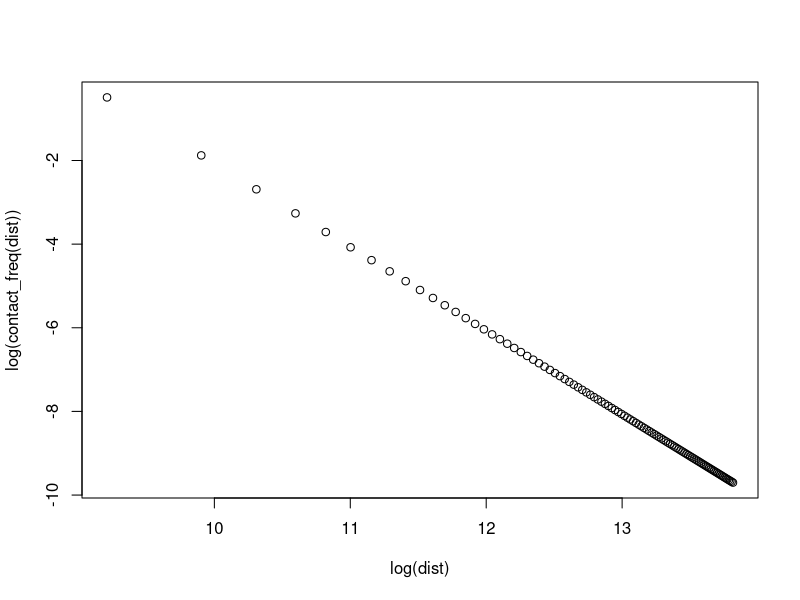
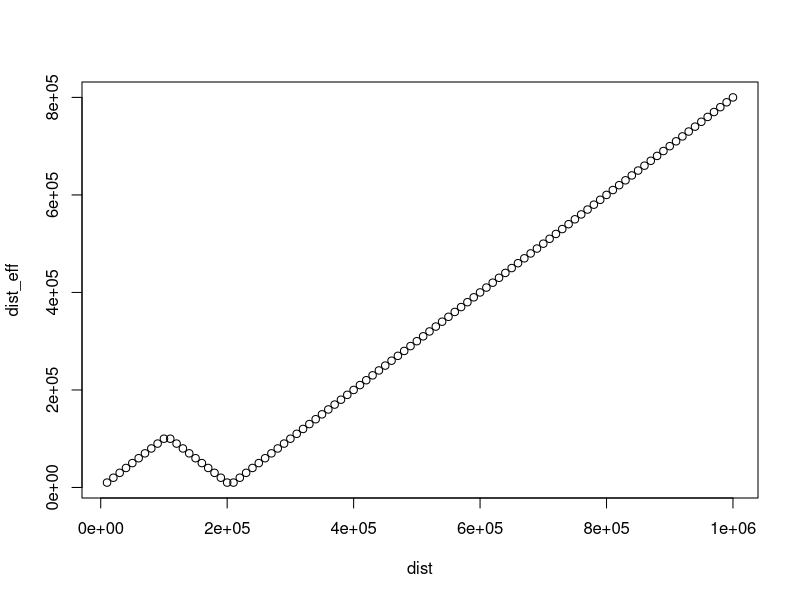
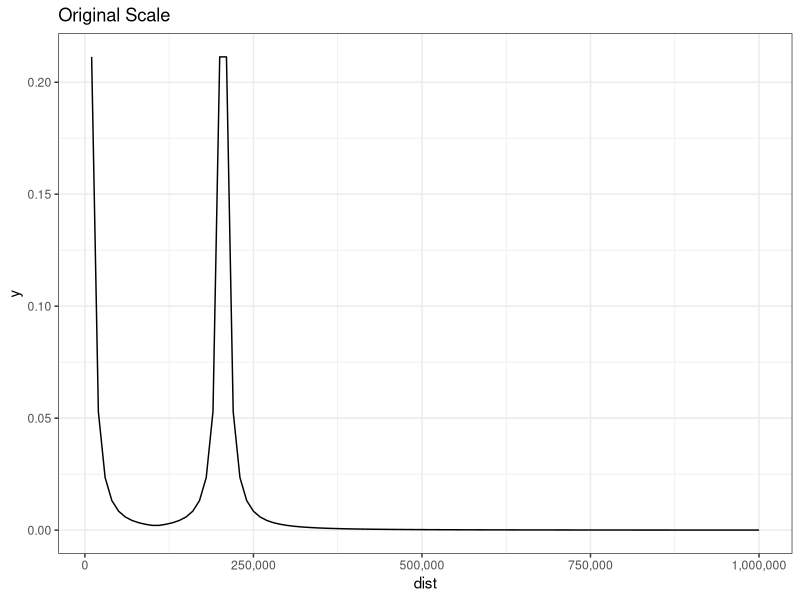
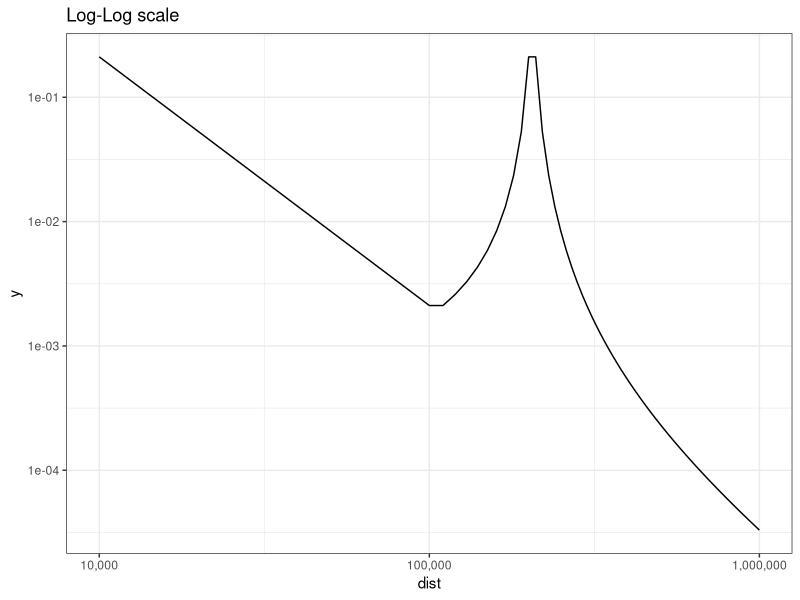
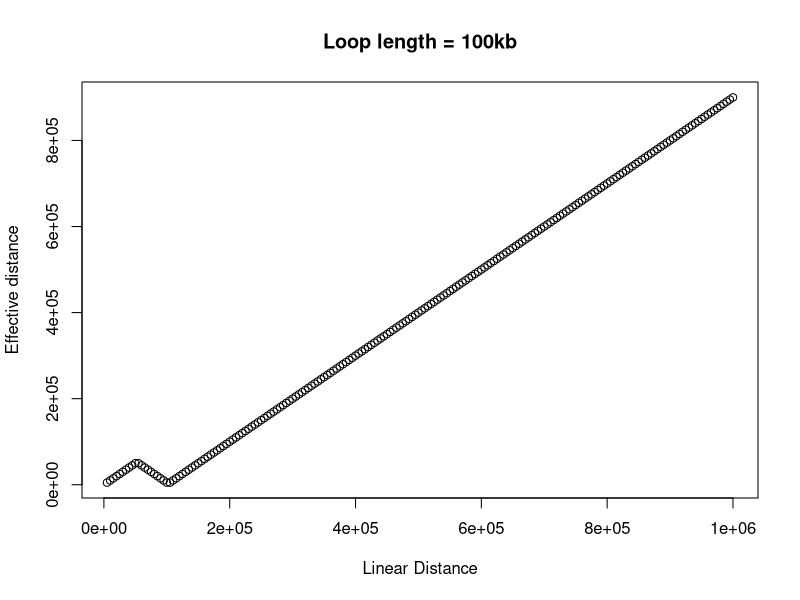
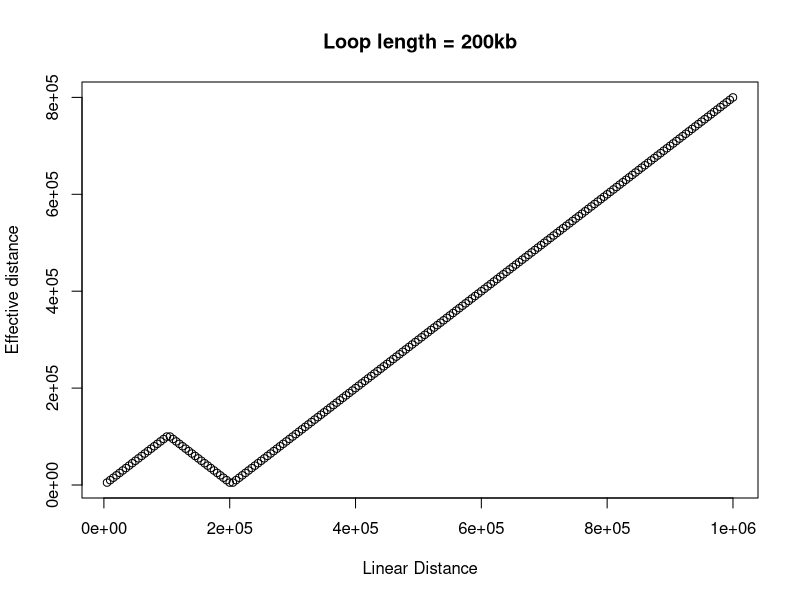
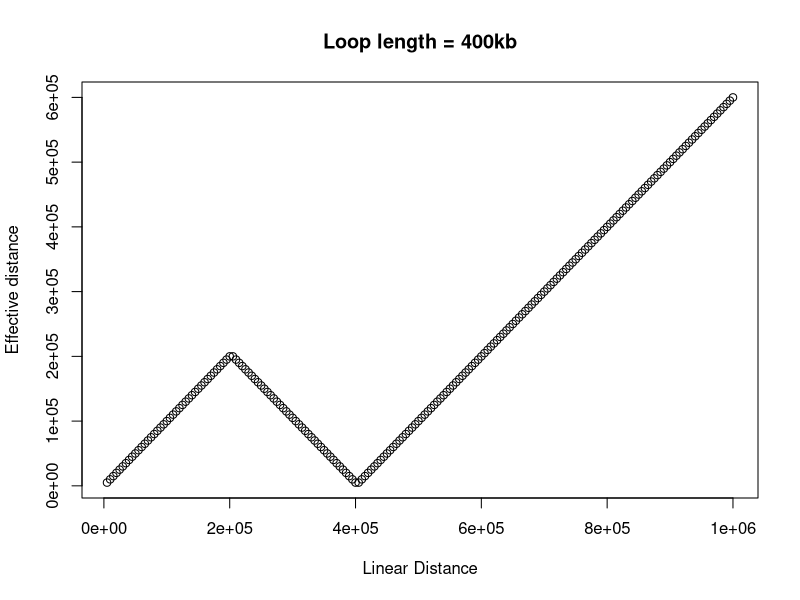
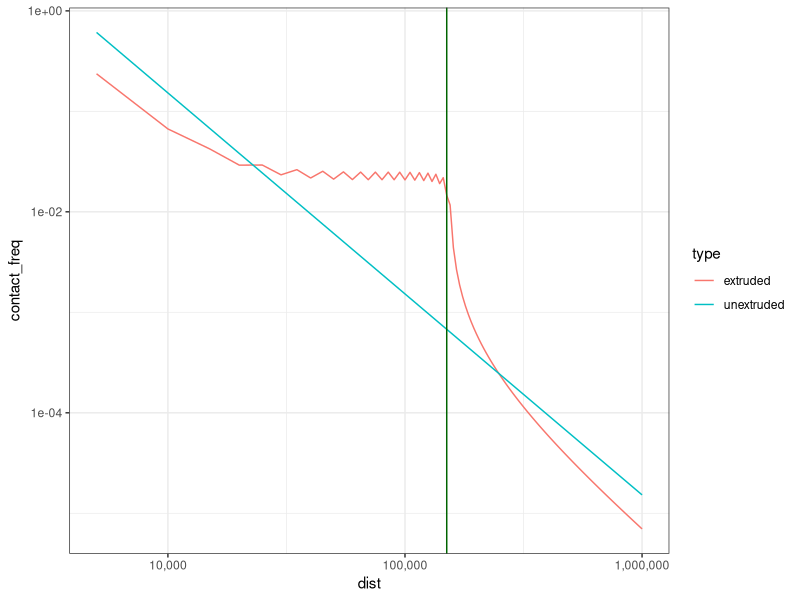

Write the R code that produced these figures, in order.
## ---- chunk 1
library(ggplot2)
library(scales)
library(dplyr)
library(foreach)
## ---- chunk 2
frag_length <- 1000e3
step <- 10000
dist <- seq(step, frag_length, step)

contact_freq <- function(dist, D=-2) {
    y <- dist ^ D
    y <- y / sum(y)
    y
}

plot(log(dist), log(contact_freq(dist)))

## ---- chunk 3

loop_length <- 200e3
loop_mid <- loop_length/2

# Effective distance
extruded_dist_eff <- c(seq(step, loop_mid, step), seq(loop_mid, step, -step))
unextruded_dist_eff <- seq(step, by=step, length.out=length(dist)-length(extruded_dist_eff))
dist_eff <- c(extruded_dist_eff, unextruded_dist_eff)

plot(dist, dist_eff)

## ---- chunk 4

y <- contact_freq(dist_eff)

data.frame(dist, y) %>% ggplot(aes(dist, y)) + geom_line() + scale_x_continuous(labels=comma) + theme_bw() + ggtitle("Original Scale")

data.frame(dist, y) %>% ggplot(aes(dist, y)) + geom_line() + scale_x_log10(labels=comma) + scale_y_log10() + theme_bw() + ggtitle("Log-Log scale")

## ---- chunk 5
frag_length <- 1000e3
step <- 5000
dist <- seq(step, frag_length, step)

effective_distance <- function(loop_length) {
    loop_mid <- loop_length/2    
    extruded_dist_eff <- c(seq(step, loop_mid, step), seq(loop_mid, step, -step))
    unextruded_dist_eff <- seq(step, by=step, length.out=length(dist)-length(extruded_dist_eff))
    c(extruded_dist_eff, unextruded_dist_eff)
}

plot(dist, effective_distance(loop_length = 100e3), main="Loop length = 100kb", ylab="Effective distance", xlab="Linear Distance")
plot(dist, effective_distance(loop_length = 200e3), main="Loop length = 200kb", ylab="Effective distance", xlab="Linear Distance")
plot(dist, effective_distance(loop_length = 400e3), main="Loop length = 400kb", ylab="Effective distance", xlab="Linear Distance")
## ---- chunk 6
# All cohesins extrude to 150kb
# One molecule per iteration, with changing extruded loop length
df <- foreach(l = seq(step*2, 150e3, step), .combine=rbind) %do% {
    data.frame(dist=dist, effective_dist = effective_distance(loop_length = l), loop_length=l, type="extruded")
}
df$contact_freq <- contact_freq(df$effective_dist)
df_extruded <- df %>% group_by(dist, type) %>% summarize(effective_dist=mean(effective_dist), contact_freq=mean(contact_freq)) 
df_extruded$contact_freq <- df_extruded$contact_freq / sum(df_extruded$contact_freq)
# Add survival curve
df_extruded$S <- 1 - cumsum(df_extruded$contact_freq)

# Make the unextruded P(s) curve and survival curves
df_unextruded <- data.frame(dist=dist, effective_dist=dist, contact_freq=contact_freq(dist), type="unextruded")
df_unextruded$S <- 1 - cumsum(df_unextruded$contact_freq)

df <- rbind(df_extruded, df_unextruded)

df %>% ggplot(aes(dist, contact_freq, group=type, color=type)) + geom_line() + theme_bw() + scale_x_log10(labels=comma) + scale_y_log10() + geom_vline(xintercept = 150e3, color='darkgreen')

## ---- chunk 7

df %>% ggplot(aes(dist, S, group=type, color=type)) + geom_line() + theme_bw()  + geom_vline(xintercept = 150e3, color='darkgreen') + ggtitle("Original scale")

df %>% ggplot(aes(dist, S, group=type, color=type)) + geom_line() + theme_bw() + scale_x_log10(labels=comma) + scale_y_log10(limits=c(1e-5,NA)) + geom_vline(xintercept = 150e3, color='darkgreen') + ggtitle("Log-Log scale")



## ---- chunk 8

hist(pmax(20e3, rnorm(1000, mean=150e3, sd=30e3)))


df <- foreach(l = pmax(20e3, rnorm(1000, mean=150e3, sd=30e3)), .combine=rbind) %do% {
    data.frame(dist=dist, effective_dist = effective_distance(loop_length = l), loop_length=l, type="extruded")
}
df$contact_freq <- contact_freq(df$effective_dist)
df_extruded <- df %>% group_by(dist, type) %>% summarize(effective_dist=mean(effective_dist), contact_freq=mean(contact_freq)) 
df_extruded$contact_freq <- df_extruded$contact_freq / sum(df_extruded$contact_freq)
# Add survival curve
df_extruded$S <- 1 - cumsum(df_extruded$contact_freq)

# Make the unextruded P(s) curve. slope and survival curves
df_unextruded <- data.frame(dist=dist, effective_dist=dist, contact_freq=contact_freq(dist), type="unextruded")
df_unextruded$S <- 1 - cumsum(df_unextruded$contact_freq)

df <- rbind(df_extruded, df_unextruded)

df %>% ggplot(aes(dist, contact_freq, group=type, color=type)) + geom_line() + theme_bw() + scale_x_log10(labels=comma) + scale_y_log10() + geom_vline(xintercept = 150e3, color='darkgreen')

## ---- chunk 9

hist(pmax(20e3, rnorm(1000, mean=150e3, sd=75e3)))


df <- foreach(l = pmax(20e3, rnorm(1000, mean=150e3, sd=75e3)), .combine=rbind) %do% {
    data.frame(dist=dist, effective_dist = effective_distance(loop_length = l), loop_length=l, type="extruded")
}
df$contact_freq <- contact_freq(df$effective_dist)
df_extruded <- df %>% group_by(dist, type) %>% summarize(effective_dist=mean(effective_dist), contact_freq=mean(contact_freq)) 
df_extruded$contact_freq <- df_extruded$contact_freq / sum(df_extruded$contact_freq)
# Add survival curve
df_extruded$S <- 1 - cumsum(df_extruded$contact_freq)

# Make the unextruded P(s) curve. slope and survival curves
df_unextruded <- data.frame(dist=dist, effective_dist=dist, contact_freq=contact_freq(dist), type="unextruded")
df_unextruded$S <- 1 - cumsum(df_unextruded$contact_freq)

df <- rbind(df_extruded, df_unextruded)

df %>% ggplot(aes(dist, contact_freq, group=type, color=type)) + geom_line() + theme_bw() + scale_x_log10(labels=comma) + scale_y_log10() + geom_vline(xintercept = 150e3, color='darkgreen')

## ---- chunk 10

df %>% ggplot(aes(dist, S, group=type, color=type)) + geom_line() + theme_bw()  + geom_vline(xintercept = 150e3, color='darkgreen') + ggtitle("Original scale")

df %>% ggplot(aes(dist, S, group=type, color=type)) + geom_line() + theme_bw() + scale_x_log10(labels=comma) + scale_y_log10(limits=c(1e-5,NA)) + geom_vline(xintercept = 150e3, color='darkgreen') + ggtitle("Log-Log scale")
## ---- chunk 11
df <- rbind(df_extruded, df_unextruded)

# Smooth the P(s) curves on the log scale
fit <- loess(log10(df_extruded$contact_freq) ~ log10(df_extruded$dist), span = 0.1)
df_extruded$contact_freq_smooth <- 10^predict(fit)

df_extruded %>% ggplot(aes(dist, contact_freq_smooth, group=type, color=type)) + geom_line() + theme_bw() + scale_x_log10(labels=comma) + scale_y_log10() + geom_vline(xintercept = 150e3, color='darkgreen')

# Add slope of contact freq
df_extruded$contact_freq_slope <- c(NA, diff(log10(df_extruded$contact_freq_smooth)))


df_extruded %>% ggplot(aes(dist, contact_freq_slope, group=type, color=type)) + geom_line() + theme_bw()  + geom_vline(xintercept = 150e3, color='darkgreen') + geom_hline(yintercept = 0)

